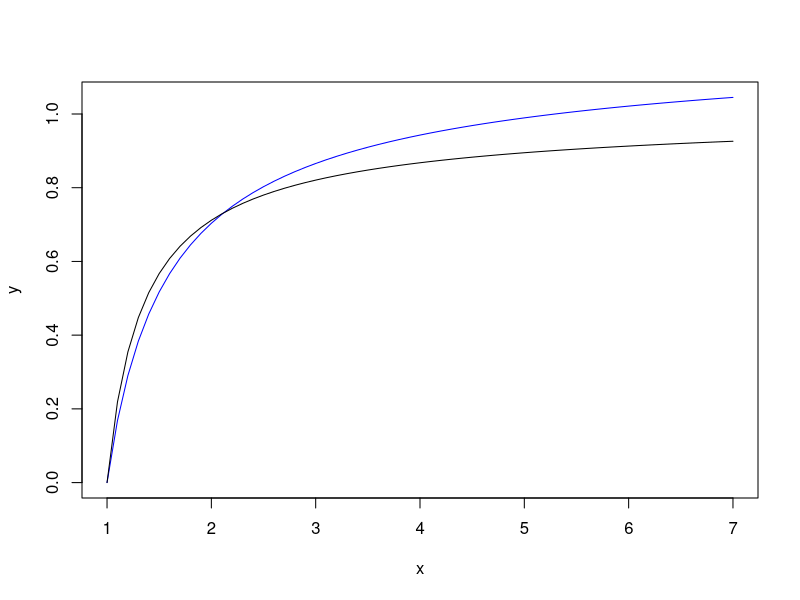
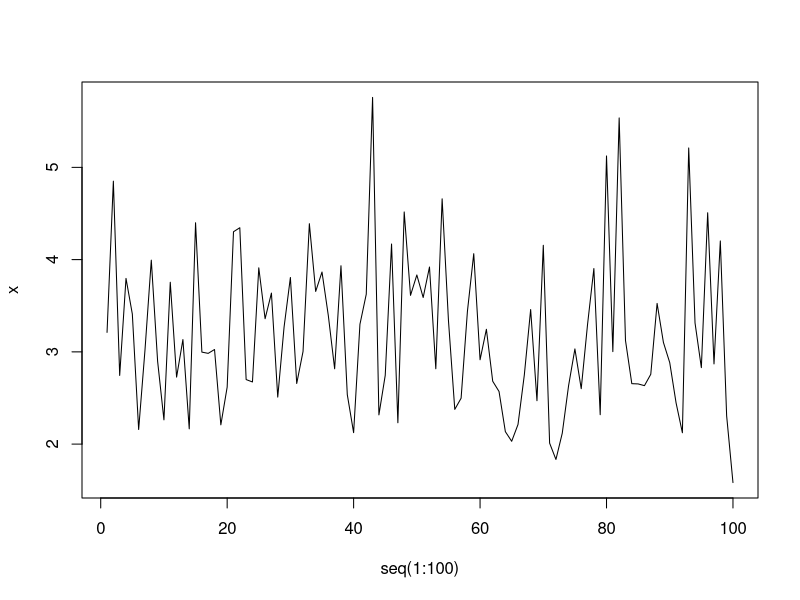
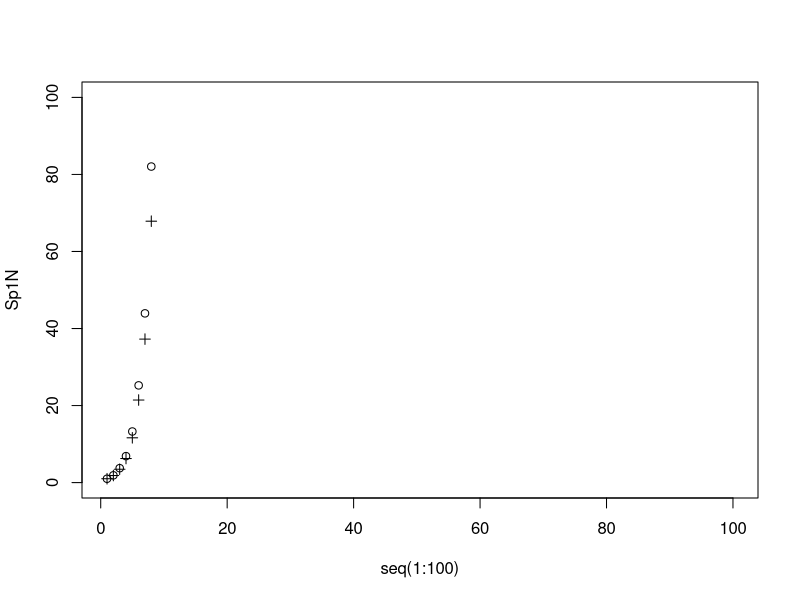

These figures' R source, in order: (Note: this script raises an error after producing the figures.)
#It should be noted that Chesson (2000) seems to think that too much 
#has been made of carrying capacities

#When two species have different responses to the envrionment

Sp1N<-1
Sp2N<-1
#Sp1R<-input$Sp1R
#Sp2R<-input$Sp2R

Sp1R<-1
Sp2R<-1

x<-seq(1,7, by=.1)
a<-.5
a2<-.35
b<-.7
b2<-.9
c<-0
c2<-0

y<-c+log(x)/(a+b*log(x))
y1<-c2+log(x)/(a2+b2*log(x))
plot(y~x, type="l", col="blue")
points(y1~x, type="l")

set.seed(15)
x<-rlnorm(n=100, meanlog=log(3), sdlog=log(1.3))
max(x)

for (i in 1:99){
  Sp1N[i+1]<-Sp1N[i]+Sp1N[i]*Sp1R*(c+log(x[i])/(a+b*log(x[i])))
  Sp2N[i+1]<-Sp2N[i]+Sp2N[i]*Sp2R*(c2+log(x[i])/(a2+b2*log(x[i])))}

plot(x~seq(1:100), type="l")
plot(Sp1N~seq(1:100), ylim=c(0,100))
points(Sp2N~seq(1:100), pch=3)

a11<-1
a22<-1
a12<-8
a21<-5
K=100

for (i in 1:99){
  resp1[i]<-(c+log(x[i]))/(a+b*log(x[i]))
  resp2[i]<-(c2+log(x[i]))/(a2+b2*log(x[i]))
  comp1[i]<-((K-Sp1N[i]-Sp1N[i]*a11-Sp2N[i]*a21)/K)
  comp2[i]<-((K-Sp2N[i]-Sp2N[i]*a22-Sp1N[i]*a12)/K)
  Sp1N[i+1]<-Sp1N[i]+Sp1N[i]*Sp1R*(comp1[i]-resp1[i])
  Sp2N[i+1]<-Sp2N[i]+Sp2N[i]*Sp2R*(comp2[i]-resp2[i])}

plot(x~seq(1:100), type="l")
plot(Sp1N~seq(1:100), ylim=c(0,20))
points(Sp2N~seq(1:100), pch=3)

plot(comp1~seq(1:99), type="l")
points(comp2~seq(1:99), type="l")

plot(resp1~seq(1:99), type="l")
points(resp2~seq(1:99), type="l")

#insert K's and an indicator of coexistence in bth LV and this module.